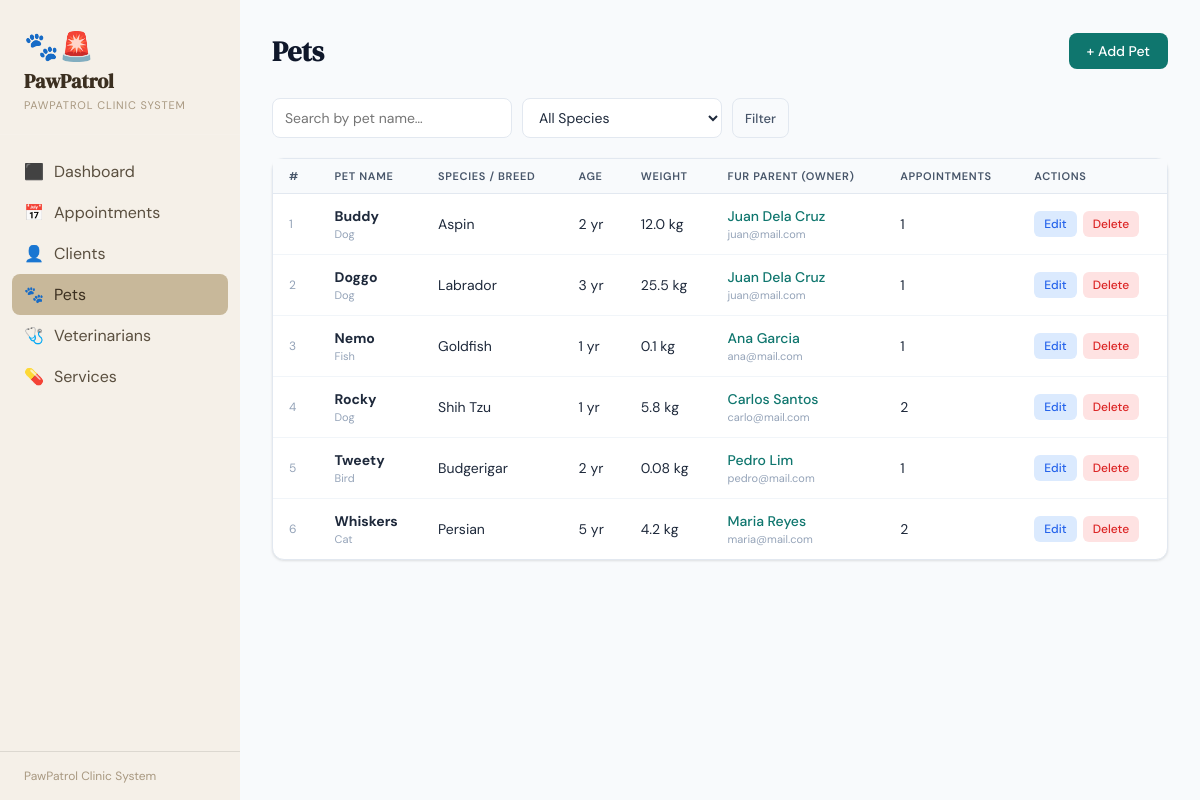
/pets, run on an earlier commit of the app's database.
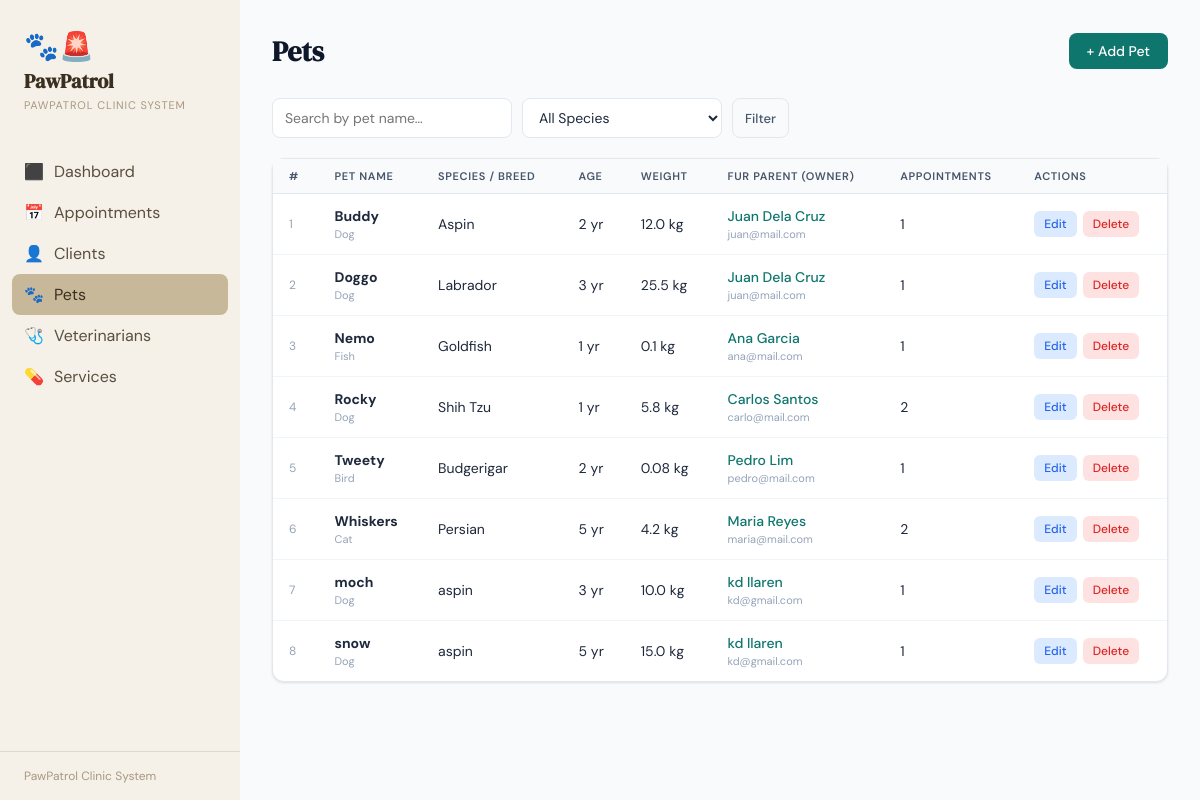
And on a later commit of the database.
### tables this page shows
CREATE TABLE PET (
            pet_id    INTEGER PRIMARY KEY AUTOINCREMENT,
            client_id INTEGER NOT NULL,
            pet_name  TEXT NOT NULL,
            species   TEXT NOT NULL,
            breed     TEXT,
            age       INTEGER,
            weight_kg REAL,
            FOREIGN KEY (client_id) REFERENCES CLIENT(client_id) ON DELETE CASCADE
        );

CREATE TABLE CLIENT (
            client_id      INTEGER PRIMARY KEY AUTOINCREMENT,
            first_name     TEXT NOT NULL,
            last_name      TEXT NOT NULL,
            contact_number TEXT NOT NULL,
            email          TEXT NOT NULL UNIQUE,
            address        TEXT,
            created_at     TEXT DEFAULT (datetime('now'))
        );

### app.py (the view)
@app.route("/pets")
def pets():
    db = get_db()
    search        = request.args.get("search", "").strip()
    species_filter = request.args.get("species", "").strip()
    client_id_filter = request.args.get("client_id", "").strip()
    q = """
        SELECT p.*,
               c.first_name||' '||c.last_name AS owner_name,
               c.email, c.client_id,
               COUNT(a.appointment_id) AS appt_count
        FROM PET p
        JOIN CLIENT c ON p.client_id = c.client_id
        LEFT JOIN APPOINTMENT a ON p.pet_id = a.pet_id
        WHERE 1=1
    """
    params = []
    if search:
        q += " AND p.pet_name LIKE ?"; params.append(f"%{search}%")
    if species_filter:
        q += " AND p.species = ?"; params.append(species_filter)
    if client_id_filter:
        q += " AND p.client_id = ?"; params.append(client_id_filter)
    q += " GROUP BY p.pet_id ORDER BY p.pet_name"
    rows = db.execute(q, params).fetchall()
    species_list = [r[0] for r in db.execute(
        "SELECT DISTINCT species FROM PET ORDER BY species").fetchall()]
    owner = None
    if client_id_filter:
        owner = db.execute(
            "SELECT first_name||' '||last_name AS name FROM CLIENT WHERE client_id=?",
            (client_id_filter,)).fetchone()
    return render_template("pets.html", pets=rows,
                           search=search, species_filter=species_filter,
                           species_list=species_list, owner=owner,
                           client_id_filter=client_id_filter)

### app.py (called while the page is built)
def get_db():
    conn = sqlite3.connect(DB)
    conn.row_factory = sqlite3.Row
    conn.execute("PRAGMA foreign_keys = ON")
    return conn

### templates/pets.html (shortened to what this page needs)
{% extends "base.html" %}
{% block content %}
<div class="page-header-row">
  <h2>{% if owner %}Pets — {{ owner.name }}{% else %}Pets{% endif %}</h2>
  <div style="display:flex;gap:8px">
    {% if owner %}
    <a href="{{ url_for('pets') }}" class="btn btn-ghost">All Pets</a>
    <a href="{{ url_for('new_pet', client_id=client_id_filter) }}" class="btn btn-primary">+ Add Pet for {{ owner.name }}</a>
    {% else %}
    <a href="{{ url_for('new_pet') }}" class="btn btn-primary">+ Add Pet</a>
    {% endif %}
  </div>
</div>
<div class="filter-bar" style="margin-bottom:20px">
  <form method="GET" style="display:flex;gap:10px;flex-wrap:wrap;width:100%">
    <input type="text" name="search" placeholder="Search by pet name…" value="{{ search or '' }}" style="flex:1;min-width:160px;max-width:240px">
    <select name="species" style="width:auto;min-width:140px">
      <option value="">All Species</option>
    </select>
    <button type="submit" class="btn btn-ghost btn-sm">Filter</button>
  </form>
</div>
<div class="card">
  <div class="table-wrap">
    <table>
      <thead><tr>
        <th>#</th>
        <th>Pet Name</th>
        <th>Species / Breed</th>
        <th>Age</th>
        <th>Weight</th>
        <th>Fur Parent (Owner)</th>
        <th>Appointments</th>
        <th>Actions</th>
      </tr></thead>
      <tbody>
      {% for p in pets %}
      <tr>
        <td style="color:var(--gray-400);font-size:12px">{{ loop.index }}</td>
        <td>
          <b>{{ p.pet_name }}</b>
          <div style="font-size:11px;color:var(--gray-400);margin-top:2px">{{ p.species }}</div>
        </td>
        <td>{{ p.breed or '—' }}</td>
        <td>{{ p.age ~ ' yr' if p.age else '—' }}</td>
        <td>{{ p.weight_kg ~ ' kg' if p.weight_kg else '—' }}</td>
        <td>
          <a href="{{ url_for('edit_client', id=p.client_id) }}"
             style="color:var(--teal);text-decoration:none;font-weight:500">
            {{ p.owner_name }}
          </a>
          <div style="font-size:11px;color:var(--gray-400);margin-top:2px">{{ p.email }}</div>
        </td>
        <td>{{ p.appt_count }}</td>
        <td>
          <div class="actions">
            <a href="{{ url_for('edit_pet', id=p.pet_id) }}" class="action-btn action-edit">Edit</a>
            <form method="POST" action="{{ url_for('delete_pet', id=p.pet_id) }}"
                  onsubmit="return confirm('Delete {{ p.pet_name }}? This will also remove their appointments.')">
              <button type="submit" class="action-btn action-del">Delete</button>
            </form>
          </div>
        </td>
      </tr>
      {% else %}
      <tr><td colspan="8" style="text-align:center;color:var(--gray-400);padding:32px">No pets found.</td></tr>
      {% endfor %}
      </tbody>
    </table>
  </div>
</div>
{% endblock %}

What changed in the data, as far as the page shows it:
added PET: pet_name "moch", species "Dog", breed "aspin", age "3 yr", weight_kg "10.0 kg", owner_name "kd llaren", email "kd@gmail.com", appt_count "1"
added PET: pet_name "snow", species "Dog", breed "aspin", age "5 yr", weight_kg "15.0 kg", owner_name "kd llaren", email "kd@gmail.com", appt_count "1"
